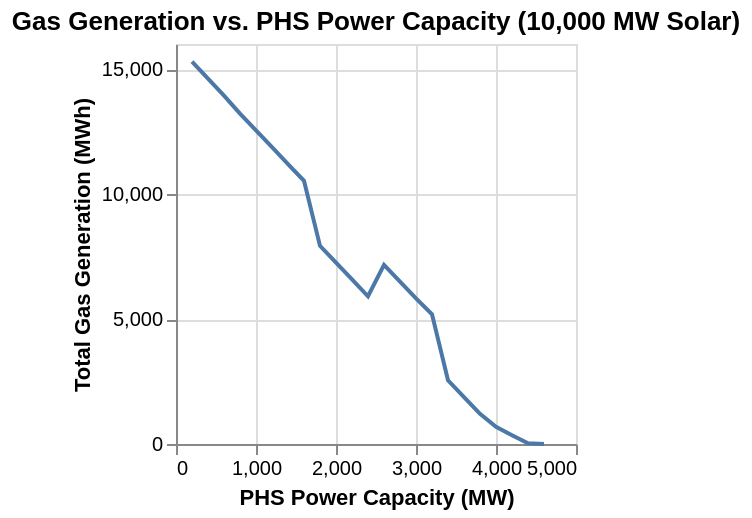

Notebook code for this chart:
### Code cell
# =============================================================================
# PART A: Plot Gas Generation vs PHS Storage Capacity
# =============================================================================

results_sweep |>
@vlplot(
    :line,
    x = {:phs_cap_mw,    title = "PHS Power Capacity (MW)"},
    y = {:total_gas_mwh, title = "Total Gas Generation (MWh)"},
    title = "Gas Generation vs. PHS Power Capacity (10,000 MW Solar)"
)

### Figure 1 — Vega specification as saved in the notebook (floating-point values rounded to 4 significant figures)
{"$schema": "https://vega.github.io/schema/vega/v5.json", "axes": [{"aria": false, "domain": false, "grid": true, "gridScale": "y", "labels": false, "maxExtent": 0, "minExtent": 0, "orient": "bottom", "scale": "x", "tickCount": {"signal": "ceil(width/40)"}, "ticks": false, "zindex": 0}, {"aria": false, "domain": false, "grid": true, "gridScale": "x", "labels": false, "maxExtent": 0, "minExtent": 0, "orient": "left", "scale": "y", "tickCount": {"signal": "ceil(height/40)"}, "ticks": false, "zindex": 0}, {"grid": false, "labelFlush": true, "labelOverlap": true, "orient": "bottom", "scale": "x", "tickCount": {"signal": "ceil(width/40)"}, "title": "PHS Power Capacity (MW)", "zindex": 0}, {"grid": false, "labelOverlap": true, "orient": "left", "scale": "y", "tickCount": {"signal": "ceil(height/40)"}, "title": "Total Gas Generation (MWh)", "zindex": 0}], "background": "white", "data": [{"name": "source_0", "values": [{"curtailment_mwh": 40460.0, "phs_cap_mw": 200, "status": "OPTIMAL", "total_cost": 431500.0, "total_gas_mwh": 15290.0}, {"curtailment_mwh": 39510.0, "phs_cap_mw": 400, "status": "OPTIMAL", "total_cost": 394400.0, "total_gas_mwh": 14610.0}, {"curtailment_mwh": 38380.0, "phs_cap_mw": 600, "status": "OPTIMAL", "total_cost": 367300.0, "total_gas_mwh": 13930.0}, {"curtailment_mwh": 37610.0, "phs_cap_mw": 800, "status": "OPTIMAL", "total_cost": 346000.0, "total_gas_mwh": 13220.0}, {"curtailment_mwh": 36660.0, "phs_cap_mw": 1000, "status": "OPTIMAL", "total_cost": 330700.0, "total_gas_mwh": 12540.0}, {"curtailment_mwh": 35700.0, "phs_cap_mw": 1200, "status": "OPTIMAL", "total_cost": 315400.0, "total_gas_mwh": 11870.0}, {"curtailment_mwh": 33170.0, "phs_cap_mw": 1400, "status": "OPTIMAL", "total_cost": 300200.0, "total_gas_mwh": 11200.0}, {"curtailment_mwh": 32740.0, "phs_cap_mw": 1600, "status": "OPTIMAL", "total_cost": 284900.0, "total_gas_mwh": 10530.0}, {"curtailment_mwh": 29410.0, "phs_cap_mw": 1800, "status": "OPTIMAL", "total_cost": 258600.0, "total_gas_mwh": 7925.0}, {"curtailment_mwh": 29960.0, "phs_cap_mw": 2000, "status": "OPTIMAL", "total_cost": 232800.0, "total_gas_mwh": 7253.0}, {"curtailment_mwh": 29010.0, "phs_cap_mw": 2200, "status": "OPTIMAL", "total_cost": 207800.0, "total_gas_mwh": 6581.0}, {"curtailment_mwh": 26820.0, "phs_cap_mw": 2400, "status": "OPTIMAL", "total_cost": 185500.0, "total_gas_mwh": 5909.0}, {"curtailment_mwh": 26930.0, "phs_cap_mw": 2600, "status": "OPTIMAL", "total_cost": 163600.0, "total_gas_mwh": 7168.0}, {"curtailment_mwh": 26920.0, "phs_cap_mw": 2800, "status": "OPTIMAL", "total_cost": 142900.0, "total_gas_mwh": 6496.0}, {"curtailment_mwh": 27130.0, "phs_cap_mw": 3000, "status": "OPTIMAL", "total_cost": 128300.0, "total_gas_mwh": 5824.0}, {"curtailment_mwh": 26180.0, "phs_cap_mw": 3200, "status": "OPTIMAL", "total_cost": 114300.0, "total_gas_mwh": 5191.0}, {"curtailment_mwh": 21550.0, "phs_cap_mw": 3400, "status": "OPTIMAL", "total_cost": 100500.0, "total_gas_mwh": 2549.0}, {"curtailment_mwh": 22340.0, "phs_cap_mw": 3600, "status": "OPTIMAL", "total_cost": 85830.0, "total_gas_mwh": 1877.0}, {"curtailment_mwh": 19270.0, "phs_cap_mw": 3800, "status": "OPTIMAL", "total_cost": 65580.0, "total_gas_mwh": 1205.0}, {"curtailment_mwh": 20440.0, "phs_cap_mw": 4000, "status": "OPTIMAL", "total_cost": 42830.0, "total_gas_mwh": 688.1}, {"curtailment_mwh": 19490.0, "phs_cap_mw": 4200, "status": "OPTIMAL", "total_cost": 24590.0, "total_gas_mwh": 352.1}, {"curtailment_mwh": 14270.0, "phs_cap_mw": 4400, "status": "OPTIMAL", "total_cost": 6280.0, "total_gas_mwh": 33.01}, {"curtailment_mwh": 18540.0, "phs_cap_mw": 4600, "status": "OPTIMAL", "total_cost": 0, "total_gas_mwh": 0}]}, {"name": "data_0", "source": "source_0", "transform": [{"as": "phs_cap_mw", "expr": "toNumber(datum[\"phs_cap_mw\"])", "type": "formula"}]}], "height": 200, "marks": [{"encode": {"update": {"defined": {"signal": "isValid(datum[\"phs_cap_mw\"]) && isFinite(+datum[\"phs_cap_mw\"]) && isValid(datum[\"total_gas_mwh\"]) && isFinite(+datum[\"total_gas_mwh\"])"}, "description": {"signal": "\"PHS Power Capacity (MW): \" + (format(datum[\"phs_cap_mw\"], \"\")) + \"; Total Gas Generation (MWh): \" + (format(datum[\"total_gas_mwh\"], \"\"))"}, "stroke": {"value": "#4c78a8"}, "x": {"field": "phs_cap_mw", "scale": "x"}, "y": {"field": "total_gas_mwh", "scale": "y"}}}, "from": {"data": "data_0"}, "name": "marks", "sort": {"field": "datum[\"phs_cap_mw\"]"}, "style": ["line"], "type": "line"}], "padding": 5, "scales": [{"domain": {"data": "data_0", "field": "phs_cap_mw"}, "name": "x", "nice": true, "range": [0, {"signal": "width"}], "type": "linear", "zero": false}, {"domain": {"data": "data_0", "field": "total_gas_mwh"}, "name": "y", "nice": true, "range": [{"signal": "height"}, 0], "type": "linear", "zero": true}], "style": "cell", "title": {"frame": "group", "text": "Gas Generation vs. PHS Power Capacity (10,000 MW Solar)"}, "width": 200}
